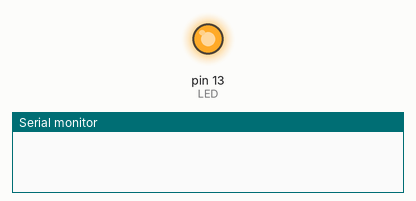
A sketch run on a simulated Arduino Uno, built with avr-gcc and run on an emulated ATmega328P. On the bench: output pins drawn as LEDs (lit = HIGH), the last lines printed to the serial monitor.

Above: at 0.1 s.
At 1.9 s:
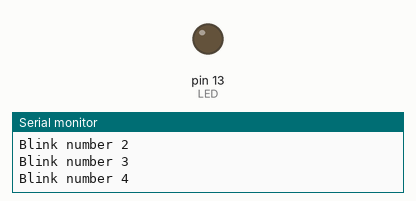
Timing chart, 0 to 3.4 s (numbered marks = the images above):
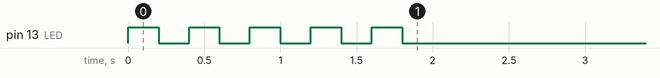

The sketch:

code-forLoop1-blink5times.ino
```cpp
const int LED = 13;

void setup() {
  pinMode(LED, OUTPUT);
  Serial.begin(9600);

  for (int i = 0; i < 5; i++) {
    digitalWrite(LED, HIGH);
    delay(200);
    digitalWrite(LED, LOW);
    delay(200);

    Serial.print("Blink number ");
    Serial.println(i + 1);
  }

  Serial.println("Done!");
}

void loop() {
  // empty
}
```
